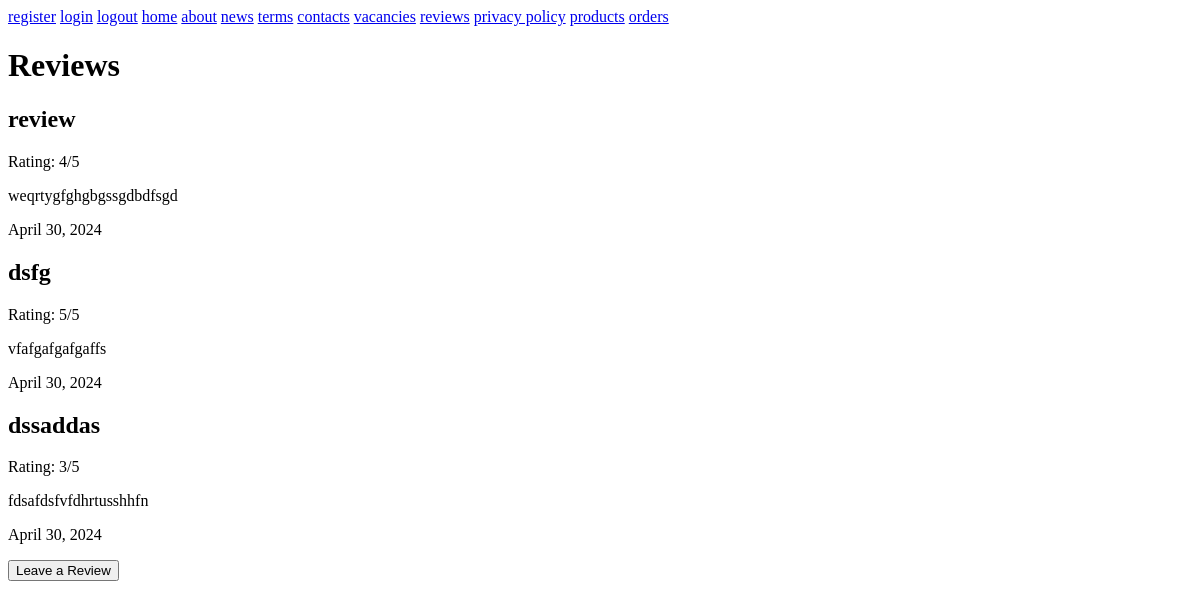
The page /reviews/ on the database as committed earlier.
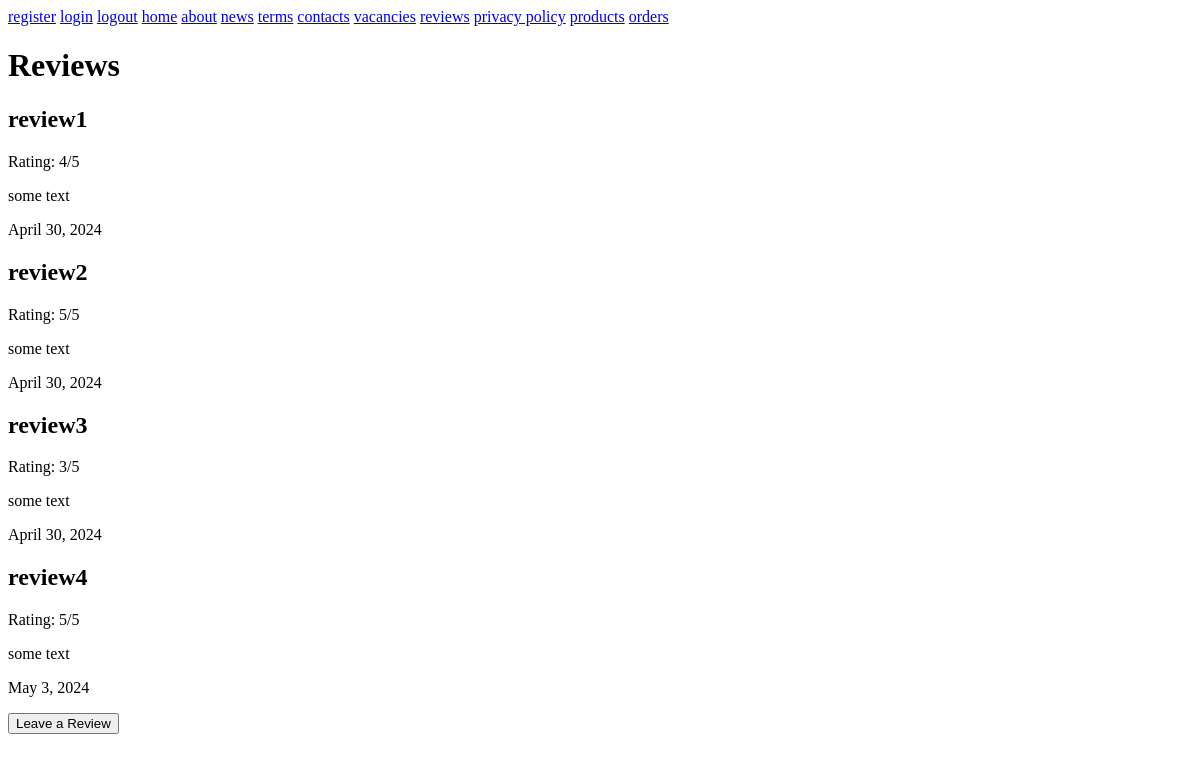
The same page on the database as committed later.
### SparkleMart/models.py (models this page shows, shortened)
class Review(models.Model):
    name = models.CharField(max_length=100)
    rating = models.IntegerField()
    text = models.TextField()
    date = models.DateField(auto_now_add=True)

### SparkleMart/views.py (the view)
# urls.py: path('reviews/', views.ReviewListView.as_view(), name='reviews'),
class ReviewListView(ListView):
    model = Review
    queryset = Review.objects.all()
    template_name = 'reviews.html'

### SparkleMart/templates/reviews.html (shortened to what this page needs)
{% extends "base.html" %}
{% block header %}Reviews{% endblock header %}
{% block content %}
{% for review_item in object_list %}
        <div>
            <h2>{{ review_item.name }}</h2>
            <p>Rating: {{ review_item.rating }}/5</p>
            <p>{{ review_item.text }}</p>
            <p>{{ review_item.date }}</p>
        </div>
    {% endfor %}
    <form action="{% url 'add_review' %}" method="get">
        <button type="submit">Leave a Review</button>
    </form>
{% endblock content %}

### SparkleMart/templates/base.html (shortened to what this page needs)
<!DOCTYPE html>
<html lang="en">
<head>
</head>
<body>
    <a href="{%url 'register' %}">register</a>
    <a href="{%url 'login' %}">login</a>
    <a href="{%url 'logout' %}">logout</a>
    <a href="{%url 'home' %}">home</a>
    <a href="{%url 'about' %}">about</a>
    <a href="{%url 'news' %}">news</a>
    <a href="{%url 'terms' %}">terms</a>
    <a href="{%url 'contacts' %}">contacts</a>
    <a href="{%url 'vacancies' %}">vacancies</a>
    <a href="{%url 'reviews' %}">reviews</a>
    <a href="{%url 'privacy_policy' %}">privacy policy</a>
    <a href="{%url 'products' %}">products</a>
    <a href="{%url 'user_orders' pk=request.user.pk %}" class="button">orders</a>
    <h1>{% block header %}{% endblock header %}</h1>
    <div>{% block content%}{% endblock content %}</div>
</body>
</html>

Rows that differ between the two databases and show on the page:
changed Review: name "review" → "review1"; text "weqrtygfghgbgssgdbdfsgd" → "some text"
changed Review: name "dsfg" → "review2"; text "vfafgafgafgaffs" → "some text"
changed Review: name "dssaddas" → "review3"; text "fdsafdsfvfdhrtusshhfn" → "some text"
added Review: name "review4", rating "5", text "some text", date "May 3, 2024"
